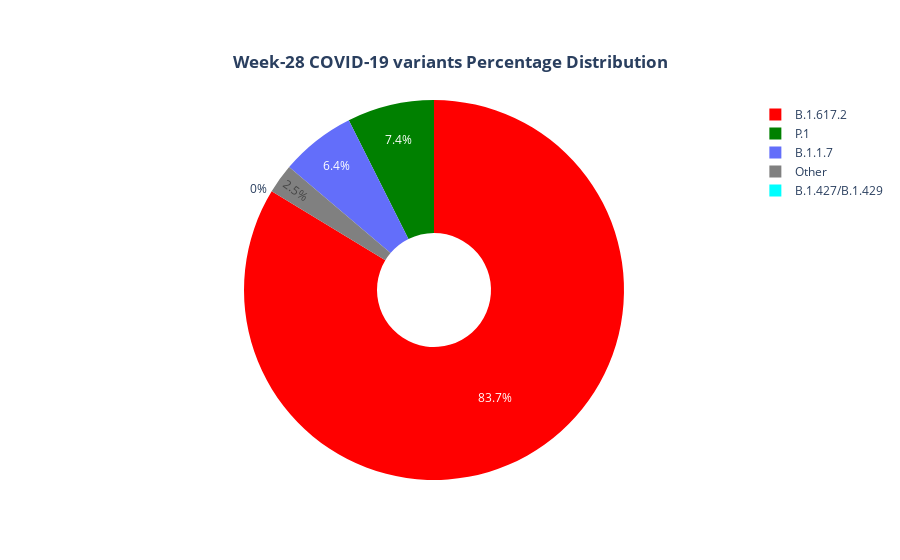

Source (notebook cell):
### Markdown cell above
### Pie chart to visualize COVID-19 variants distribution by week 28

It is noteable that share of delta varaint has increased by week 28

### Code cell
pie_vis2 = go.Pie(values=top5_week28_variant_germany_grp['percent_variant'].values,
                labels=top5_week28_variant_germany_grp['variant'].values,
                hole=0.3
               )
 

layout = go.Layout(title={        
        'text': "<b>Week-28 COVID-19 variants Percentage Distribution</b>",
        'y':0.9,
        'x':0.5,
        'xanchor': 'center',
        'yanchor': 'top'})

fig = go.Figure(data=[pie_vis2], layout=layout)
fig.update_traces(marker=dict(colors=['red', 'green', 'light_blue','grey','cyan']))
py.iplot(fig)

### Figure 1 — Plotly figure (JSON) as saved in the notebook; plotly's stock layout.template omitted (floating-point values rounded to 4 significant figures)
{"data": [{"hole": 0.3, "labels": ["B.1.617.2", "P.1", "B.1.1.7", "Other", "B.1.427/B.1.429"], "marker": {"colors": ["red", "green", "light_blue", "grey", "cyan"]}, "type": "pie", "values": [83.7, 7.4, 6.4, 2.5, 0]}], "layout": {"title": {"text": "<b>Week-28 COVID-19 variants Percentage Distribution</b>", "x": 0.5, "xanchor": "center", "y": 0.9, "yanchor": "top"}}}
